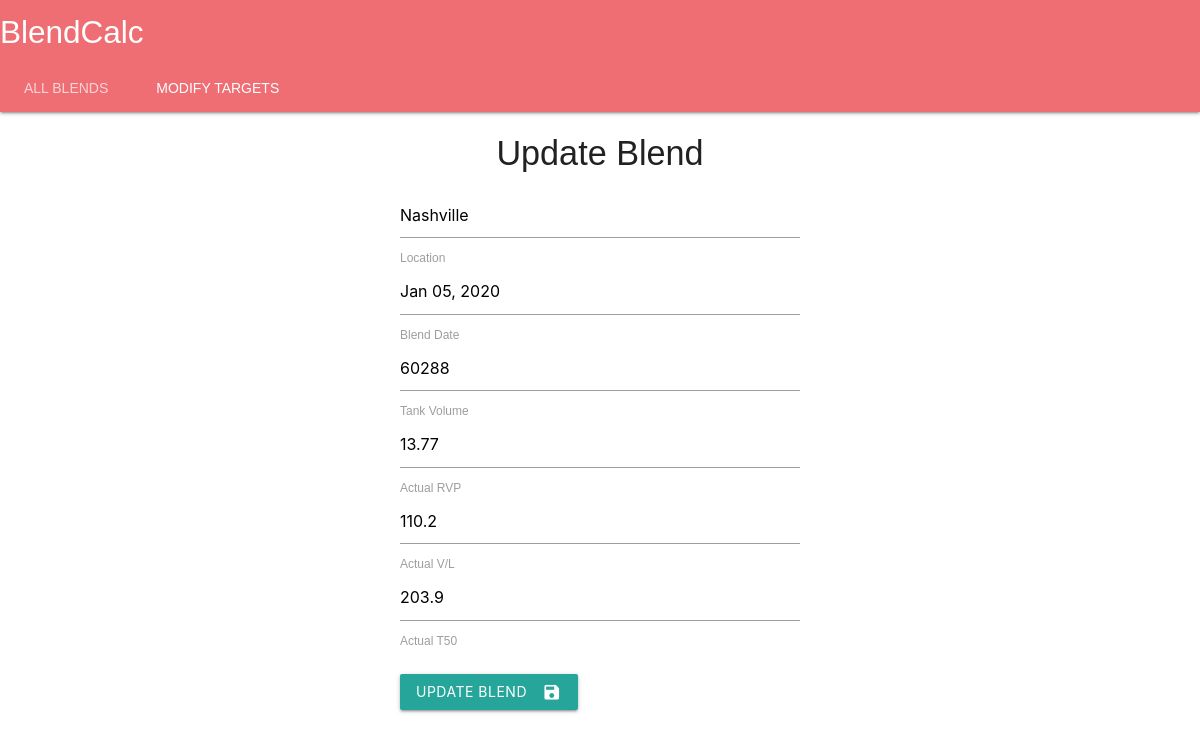
Screenshot of /update/2 with the database file from the repository.
### app.py (models this page shows, shortened)
class Blend(db.Model):
    id = db.Column(db.Integer, primary_key=True)
    location = db.Column(db.String(200), nullable=False)
    tankvolume = db.Column(db.String(200), default=0)
    actualrvp = db.Column(db.String(200), nullable=False)
    actualvl = db.Column(db.String(200), nullable=False)
    actualt50 = db.Column(db.String(200))
    finalcalc = db.Column(db.String(200))
    blenddate = db.Column(db.String(200))

### app.py (the view)
@app.route('/update/<int:id>', methods=['GET', 'POST'])
def update(id):
    blend = Blend.query.get_or_404(id)
    if request.method =='POST':
        blend.location = request.form['location']
        blend.blenddate = request.form['blenddate']
        blend.tankvolume = request.form['tankvolume']
        blend.actualrvp = request.form['actualrvp']
        blend.actualvl = request.form['actualvl']
        blend.actualt50 = request.form['actualt50']
        try:
            db.session.commit()
            return redirect('/')
        except:
            return 'There was an issue updating your blend'
    else:
        return render_template('update.html', blend=blend)

### templates/update.html (shortened to what this page needs)
{% extends 'base.html' %}
{% block body %}
    <div class="content">
        <h4 style="text-align: center">Update Blend</h4>
        <div class="form">
            <form action="/update/{{ blend.id }}" method="POST">
                <input placeholder="Location" type="text" name="location" id="location" value="{{ blend.location }}">
                <label class="active" for="location">Location</label>
                <input type="text" class="datepicker" name="blenddate" id="blenddate" value="{{ blend.blenddate }}">
                <label class="active" for="blenddate">Blend Date</label>
                <input type="text" name="tankvolume" id="tankvolume" value="{{ blend.tankvolume }}">
                <label class="active" for="tankvolume">Tank Volume</label>
                <input type="text" name="actualrvp" id="actualrvp" value="{{ blend.actualrvp }}">
                <label class="active" for="actualrvp">Actual RVP</label>
                <input type="text" name="actualvl" id="actualvl" value="{{ blend.actualvl }}">
                <label class="active" for="actualvl">Actual V/L</label>
                <input type="text" name="actualt50" id="actualt50" value="{{ blend.actualt50 }}">
                <label class="active" for="actualt50">Actual T50</label>
                <br>
                <br>
                <button class="btn waves-effect waves-light" type="submit" name="action">Update Blend
                    <i class="material-icons right">save</i>
                </button>
            </form>
        </div>
    </div>
{% endblock %}

### static/CSS/main.css (style rules this page uses)
body, html { margin: 0; font-family: sans-serif; }
.content { margin: 0 auto; width: 400px; }
.form { margin-top: 20px; }

### rows the page displays
Blend: location "Nashville", blenddate "Jan 05, 2020", tankvolume "60288", actualrvp "13.77", actualvl "110.2", actualt50 "203.9"
